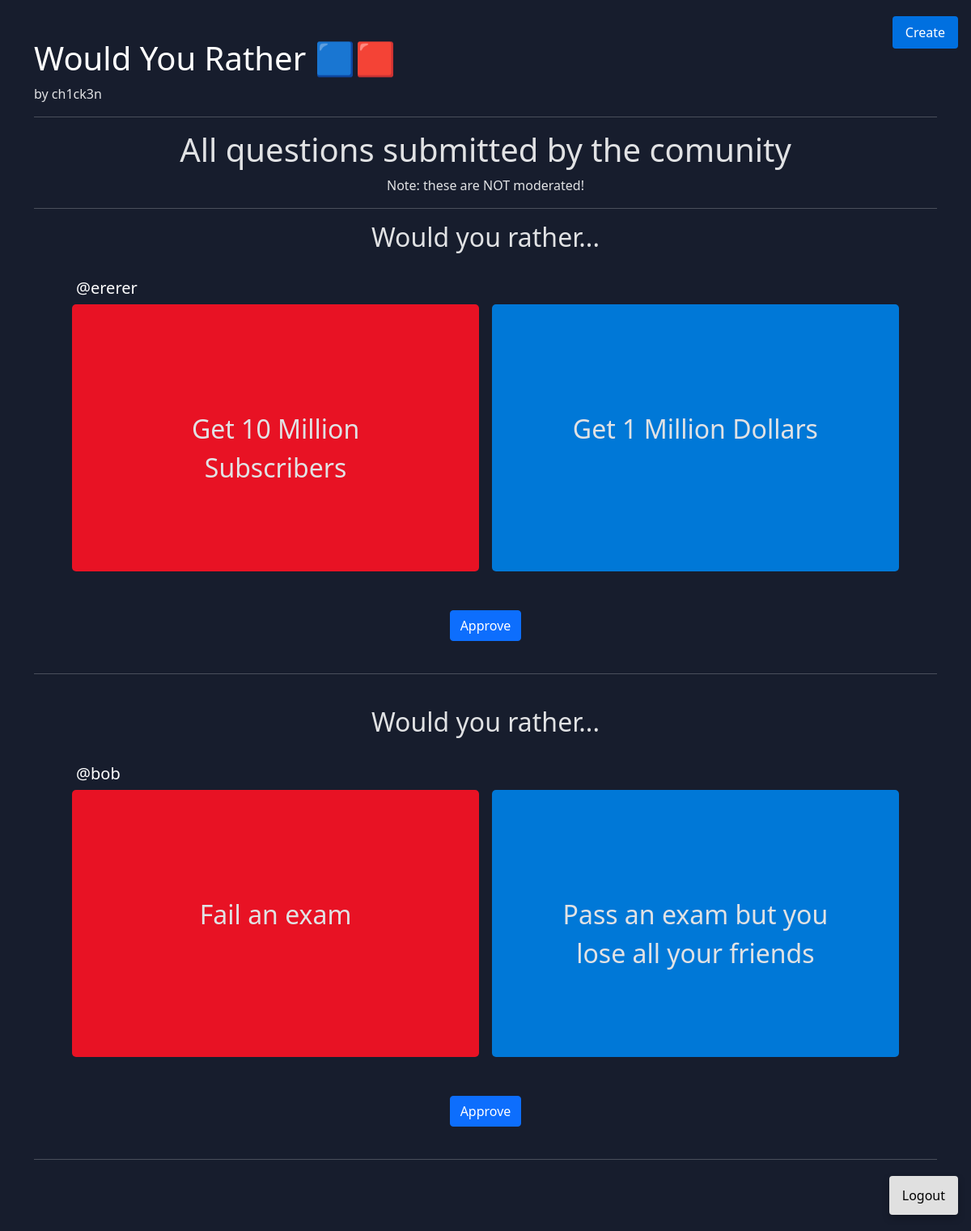
Page /all/2 (signed in) on the committed database.
### wyr/models.py (models this page shows)
class Question(models.Model):
    left = models.CharField(default="Question missing!", max_length=500)
    right = models.CharField(default="Question missing!", max_length=500)
    owner = models.CharField(default="ch1ck3n", max_length=100)
    votes = models.IntegerField(default=0)
    vt_l = models.IntegerField(default=0)
    vt_r = models.IntegerField(default=0)
    vt_l2 = models.IntegerField(default=0)
    vt_r2 = models.IntegerField(default=0)
    q_id = models.IntegerField(default=1)
    approved = models.BooleanField(default=False)
    pub_data = models.CharField(max_length=100, default="2021-04-09")

### wyr/views.py (the view)
# urls.py: path("all/<int:q>", views.questions),
def questions(request, q):
    if request.user.is_authenticated != True:
        return HttpResponseRedirect(reverse("login"))
    return render(request, "all.html",
                  {"questions": Question.objects.all().order_by('-q_id')[:q]})

### wyr/templates/all.html (shortened to what this page needs)
{% extends "base.html" %}
{% load static %}
{% block body %}
  <center>
    <h1>All questions submitted by the comunity</h1>
    Note: these are NOT moderated!
    <hr>
    {% for question in questions %}
    <h2>Would you rather...</h2><br>
    </center>
    <h5>&nbsp&nbsp&nbsp&nbsp&nbsp&nbsp&nbsp&nbsp&nbsp&nbsp<a href="/@{{ question.owner }}" class="link" id="q_owner">@{{ question.owner }}</a></h5>
    <center>
  <div class="wyr">
    <div class="red box" onClick="voter.vote({{ question.id }}, 'left', this)"><span>{{ question.left }}</span></div>&nbsp&nbsp&nbsp&nbsp
    <div class="blue box" onClick="voter.vote({{ question.id }}, 'right', this)"><span>{{ question.right }}</span></div>
  </div>
    {% if question.approved == False %}
      {% if user.username == "ch1ck3n" %}
        <br><br><a class="btn btn-primary" href="/api/question/approve?id={{ question.q_id }}">Approve</a>
      {% endif %}
    {% endif %}
    <br><br><hr><br>
    {% endfor %}
  <br><br>
    </center>
{% endblock %}

### wyr/static/style.css (style rules this page uses)
:root { --text-color: black; --bg-color: white; --primary-color: #0070E0; --code-snippet-text: #C10000; --code-snippet-highlight: #FFEDED; --dark-grey200: #21242C; --dark-grey300: rgb(33,36,44,0.64); --light-grey400: #E4E4E4; --light-grey500: #F1F1F1; --light-grey600: #F8F8F8; --spacing-half: 4px; --spacing-1: 8px; --spacing-2: 16px; --spacing-3: 24px; --spacing-4: 32px; --spacing-5: 40px; --spacing-6: 48px; --spacing-7: 56px; --spacing-8: 64px; }
body { background-color: #171D2D; overflow: visible !important; color: #E1E2E4; }
.blue { background-color: #0078D7; }
.red { background-color: #E81224; }
.wyr { display: flex; justify-content: center; }
.box { width: 45%; height: 300px; border-radius: 5px; padding-top: 130px; padding-bottom: 200px; cursor: pointer; transition: 0.1s; padding-left: 5%; padding-right: 5%; }
.box span { font-size: 200%; }
.link { cursor: pointer; color: white; transition: 0.2s; text-decoration:none; }

### rows in the picture
Question: owner "ererer", left "Get 10 Million Subscribers", right "Get 1 Million Dollars"
Question: owner "bob", left "Fail an exam", right "Pass an exam but you lose all your friends"
